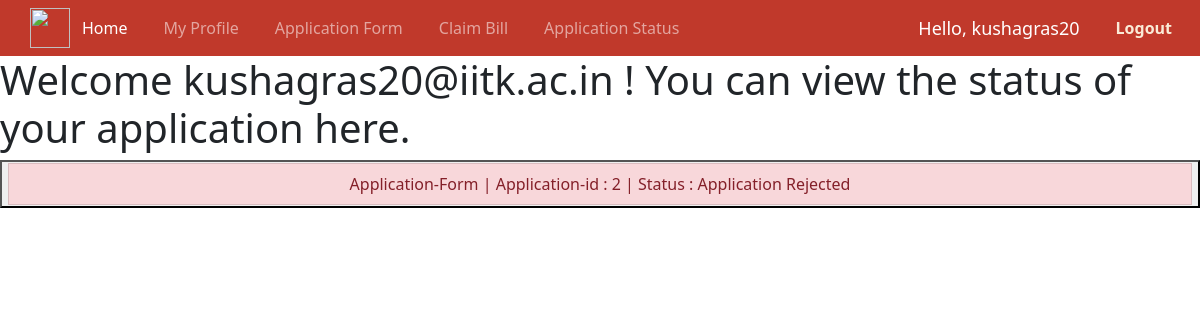
The app's page /application_status (signed in), older data.
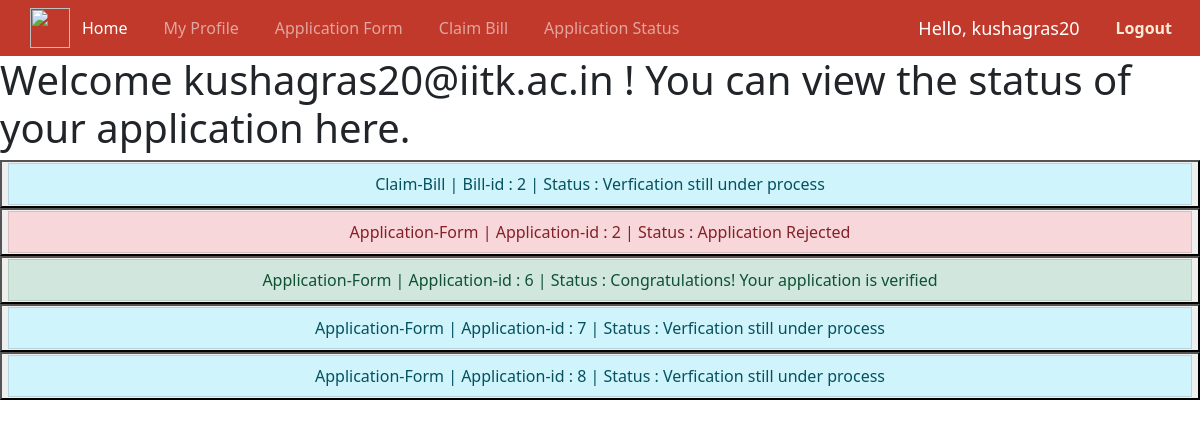
The same page, newer data.
### home/models.py (models this page shows, shortened)
class Application(models.Model):
    profile=models.ForeignKey(User_profile,on_delete=models.CASCADE,related_name="applications")
    block_yr=models.CharField(default='' , max_length=122)
    email=models.EmailField(default='user@iitk.ac.in',max_length=30)
    rollno=models.CharField(default='' , max_length=122)
    basic_pay=models.CharField(default='' , max_length=122)
    Name=models.CharField(default='NA',max_length=122)
    Designation=models.CharField(default='NA',max_length=122)
    section=models.CharField(default='NA',max_length=122)
    avail=models.CharField(default='NA',max_length=122)
    duration=models.CharField(default='' , max_length=122)
    departure=models.CharField(default='' , max_length=122)
    nature=models.CharField(default='NA',max_length=122)
    Purpose=models.CharField(default='NA',max_length=122)
    place=models.CharField(default='NA',max_length=122)
    place1=models.CharField(default='NA',max_length=122)
    address=models.CharField(default='NA',max_length=122)
    mode=models.CharField(default='NA',max_length=122)
    Name1=models.CharField(default='NA',max_length=122)
    Age1=models.CharField(default='NA' , max_length=122)
    Name2=models.CharField(default='NA',max_length=122)
    Age2=models.CharField(default='NA' , max_length=122)
    Name3=models.CharField(default='NA',max_length=122)
    Age3=models.CharField(default='NA' , max_length=122)
    advance=models.CharField(default='NA' , max_length=122)
    REJECTED = 0
    PENDING = -1
    ACCEPTED = 1
    Status = (
        (REJECTED, 'Cancelled'),
        (PENDING, 'Pending for admin approval'),
        (ACCEPTED, 'Request accepted'),
    )
    status = models.IntegerField(choices=Status, default=PENDING)

class claimBill(models.Model):
    apl=models.OneToOneField(Application,on_delete=models.CASCADE,default=None,related_name="claimBill")
    institute=models.CharField(max_length=122)
    email=models.EmailField(default='user@iitk.ac.in',max_length=30)
    project_number=models.CharField(max_length=122)
    name=models.CharField(max_length=122)
    roll_number=models.CharField(max_length=122)
    designation=models.CharField(max_length=122)
    department=models.CharField(max_length=122)
    pay_band=models.CharField(max_length=122)
    purpose=models.TextField()
    travel_cost=models.CharField( default='', max_length=122)
    road_kms=models.CharField( default='', max_length=122)
    hospitality_availed=models.CharField( default='', max_length=122)
    hospitality_not_availed=models.CharField( default='', max_length=122)
    expenses=models.CharField( default='', max_length=122)
    total=models.CharField( default='', max_length=122)
    less_advance=models.CharField( default='', max_length=122)
    net=models.CharField( default='', max_length=122)
    drivelink=models.CharField(default="NA",max_length=200)
    name1=models.CharField(default='NA', max_length=122)
    name2=models.CharField(default='NA', max_length=122)
    name3=models.CharField(default='NA', max_length=122)
    name4=models.CharField(default='NA', max_length=122)
    name5=models.CharField(default='NA', max_length=122)
    date1=models.CharField(default='NA', max_length=15)
    date2=models.CharField(default='NA', max_length=15)
    date3=models.CharField(default='NA', max_length=15)
    date4=models.CharField(default='NA', max_length=15)
    date5=models.CharField(default='NA', max_length=15)
    age1=models.CharField(default='' , max_length=122)
    age2=models.CharField(default='' , max_length=122)
    age3=models.CharField(default='' , max_length=122)
    age4=models.CharField(default='' , max_length=122)
    age5=models.CharField(default='' , max_length=122)
    rel1=models.CharField(default='NA',max_length=122)
    rel2=models.CharField(default='NA',max_length=122)
    rel3=models.CharField(default='NA',max_length=122)
    rel4=models.CharField(default='NA',max_length=122)
    rel5=models.CharField(default='NA',max_length=122)
    part1=models.CharField(default="NA",max_length=122)
    part2=models.CharField(default="NA",max_length=122)
    part3=models.CharField(default="NA",max_length=122)
    part4=models.CharField(default="NA",max_length=122)
    part5=models.CharField(default="NA",max_length=122)
    amt1=models.CharField(default='' , max_length=122)
    amt2=models.CharField(default='' , max_length=122)
    amt3=models.CharField(default='' , max_length=122)
    amt4=models.CharField(default='' , max_length=122)
    amt5=models.CharField(default='' , max_length=122)
    REJECTED = 0
    PENDING = -1
    ACCEPTED = 1
    Status = (
        (REJECTED, 'Cancelled'),
        (PENDING, 'Pending for admin approval'),
        (ACCEPTED, 'Request accepted'),
    )
    status = models.IntegerField(choices=Status, default=PENDING)

### home/views.py (the view)
# urls.py: path('application_status',views.status, name="application_status" ),
@login_required
def status(request):
    dt=claimBill.objects.filter(email=request.user.email)
    dt2=Application.objects.filter(email=request.user.email)
    for d in [dt,dt2]:
        for fr in d:
            if fr.status==Application.ACCEPTED:
                fr.status=True
            elif fr.status==Application.REJECTED:
                fr.status=False
            else:
                fr.status=None
    context={
        'user':request.user,
        'claim' : dt,
        'application' : dt2
    }
    return render(request,'status.html',context)

### templates/status.html (shortened to what this page needs)
{% extends 'base.html' %}
{% block body %}
<h1>Welcome {{user.email}} ! You can view the status of your application here.</h1>
<form method="GET">
<ul class="list-group">
  {% if claim %}
    {% for form in claim %}
    <button name="pk" value="{{form.pk}}" formaction="{%url 'form'%}"><li class="list-group-item list-group-item-{{form.status|yesno:"success,danger,info"}}">Claim-Bill | Bill-id : {{form.id}} | Status : {{form.status|yesno:"Congratulations! Your application is verified,Application Rejected,Verfication still under process"}}</li></button>
    {% endfor %}
    {% endif %}
{% if application%}
    {% for form in application %}
    <button name="pk" value="{{form.pk}}" formaction="{%url 'application_form'%}" ><li class="list-group-item list-group-item-{{form.status|yesno:"success,danger,info"}}">Application-Form | Application-id : {{form.pk}} | Status : {{form.status|yesno:"Congratulations! Your application is verified,Application Rejected,Verfication still under process"}}</li></button>
    {% endfor %}
    {% endif %}
</ul>
</form>
{% endblock body %}

### templates/base.html (shortened to what this page needs)
{% extends 'baseportal.html' %}
{% block head %}
  <link href="https://cdn.jsdelivr.net/npm/bootstrap@5.1.3/dist/css/bootstrap.min.css" rel="stylesheet">
{% endblock head %}
{% block nav %}
<nav class="navbar sticky-top navbar-expand-lg navbar-dark" style="background-color: #c0392b;">
  <div class="container-fluid">
    <div class="collapse navbar-collapse" id="navbarSupportedContent">
      <ul class="navbar-nav me-auto mb-2 mb-lg-0">
        <li class="nav-item" >
          <a class="nav-link active" aria-current="page" href="/home"><img src="https://i.ibb.co/wgcQxVp/iitklogo.png" style="
            position: absolute;
            left: 30px;
            top: 7.5px;
            " width="40" height="40"></a>
        </li>
        <li class="nav-item" style="padding:0 10px 0 0;">
          <a class="nav-link active" aria-current="page" href="/home" style="margin-left: 30px;">Home</a>
        </li>
        <li class="nav-item" style="padding:0 10px;">
          <a class="nav-link" href="/user_profile">My Profile</a>
        </li>
        <li class="nav-item" style="padding:0 10px;">
          <a class="nav-link" href="/application_form">Application Form</a>
        </li>
        <li class="nav-item" style="padding:0 10px;">
            <a class="nav-link" href="/form">Claim Bill</a>
          </li>
        <li class="nav-item" style="padding:0 10px;">
          <a class="nav-link" href="/application_status">Application Status</a>
        </li>
      </ul>
      <span class="hello-msg"><p style="margin-top: auto; margin-bottom: auto;">Hello, {{request.user}} </p></span>
      <span ><a class="nav-link" href="{% url 'logout' %}" style="color:antiquewhite;"><b>Logout</b></a></span>
    </div>
  </div>
</nav>
{% endblock nav %}

### templates/baseportal.html (shortened to what this page needs)
<!DOCTYPE html>
<html>
<head>
    <link href="https://cdn.jsdelivr.net/npm/bootstrap@5.1.3/dist/css/bootstrap.min.css" rel="stylesheet">
	{% block head %}{% endblock head %}
</head>
<body>
    {% block nav %}{% endblock nav %}
	{%block body%}{%endblock body%}
</body>
</html>

### templates/base.html (style rules this page uses)
.hello-msg { font-size: 18px; color: rgb(255, 255, 255); margin-right: 20px; }

Row changes from the older to the newer data that the page shows:
added claimBill: id "2", status "Verfication still under process"
added Application: pk "6", status "Congratulations! Your application is verified"
added Application: pk "7", status "Verfication still under process"
added Application: pk "8", status "Verfication still under process"
